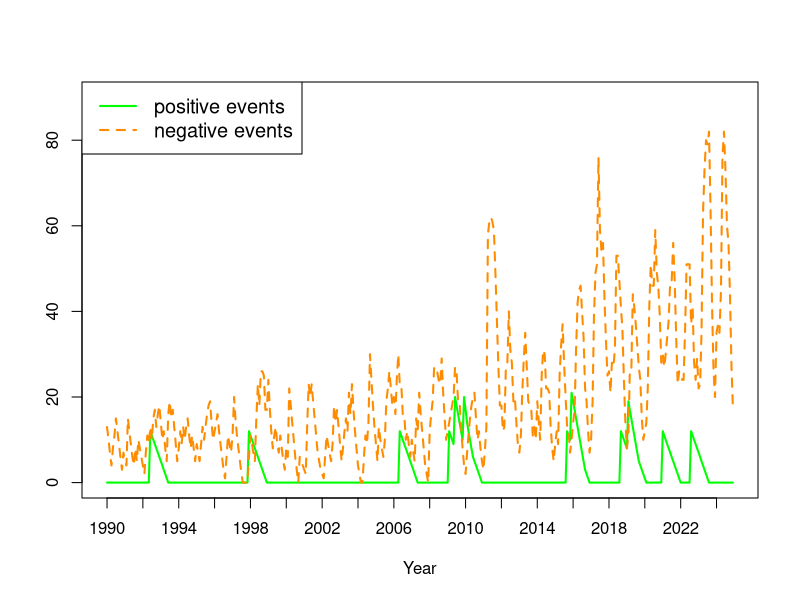

Write R code to recreate this figure.
df <- read.csv("monthly_total_intensity.csv", stringsAsFactors = FALSE)
df$year <- as.Date(df$year)

x <- df[[1]]

cols <- c("green", "darkorange")

setEPS()
postscript("monthly_intensity.eps", width=10, height=7)

plot(
  x, df[[2]],
  type = "l", lwd = 2, col = "green", lty = "solid",
  ylim =c(0, 90),
  xlab = "Year", cex.lab = 1, ylab = "",
  main = "",
  xaxt = "n"
)

lines(x, df[[3]], col = "darkorange",   lwd = 2, lty = "dashed")

years <- seq(
  from = as.Date(paste0(format(min(x), "%Y"), "-01-01")),
  to   = as.Date(paste0(format(max(x), "%Y"), "-01-01")),
  by   = "2 years"
)

axis(1, at = years, labels = format(years, "%Y"))


legend(
  "topleft",
  legend = c("positive events", "negative events"),
  col = c("green", "darkorange"),
  lty = c("solid", "dashed"),
  lwd = 2,
  bty = "o",
  cex = 1.2
)
dev.off()
